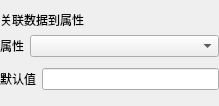
<?xml version="1.0" encoding="UTF-8"?>
<ui version="4.0">
 <class>DataAssignForm</class>
 <widget class="QWidget" name="DataAssignForm">
  <property name="geometry">
   <rect>
    <x>0</x>
    <y>0</y>
    <width>219</width>
    <height>92</height>
   </rect>
  </property>
  <property name="windowTitle">
   <string>Form</string>
  </property>
  <layout class="QVBoxLayout" name="verticalLayout">
   <property name="leftMargin">
    <number>0</number>
   </property>
   <property name="rightMargin">
    <number>0</number>
   </property>
   <item>
    <widget class="QLabel" name="label_3">
     <property name="text">
      <string>关联数据到属性</string>
     </property>
    </widget>
   </item>
   <item>
    <layout class="QHBoxLayout" name="horizontalLayout">
     <item>
      <widget class="QLabel" name="label">
       <property name="sizePolicy">
        <sizepolicy hsizetype="Fixed" vsizetype="Preferred">
         <horstretch>0</horstretch>
         <verstretch>0</verstretch>
        </sizepolicy>
       </property>
       <property name="text">
        <string>属性</string>
       </property>
      </widget>
     </item>
     <item>
      <widget class="QComboBox" name="propertyOptions"/>
     </item>
    </layout>
   </item>
   <item>
    <layout class="QHBoxLayout" name="horizontalLayout_2">
     <property name="topMargin">
      <number>5</number>
     </property>
     <property name="bottomMargin">
      <number>5</number>
     </property>
     <item>
      <widget class="QLabel" name="label_2">
       <property name="sizePolicy">
        <sizepolicy hsizetype="Fixed" vsizetype="Preferred">
         <horstretch>0</horstretch>
         <verstretch>0</verstretch>
        </sizepolicy>
       </property>
       <property name="text">
        <string>默认值</string>
       </property>
      </widget>
     </item>
     <item>
      <widget class="QLineEdit" name="defaultValueEdit">
       <property name="sizePolicy">
        <sizepolicy hsizetype="Expanding" vsizetype="Preferred">
         <horstretch>0</horstretch>
         <verstretch>0</verstretch>
        </sizepolicy>
       </property>
      </widget>
     </item>
    </layout>
   </item>
  </layout>
 </widget>
 <resources/>
 <connections/>
</ui>
